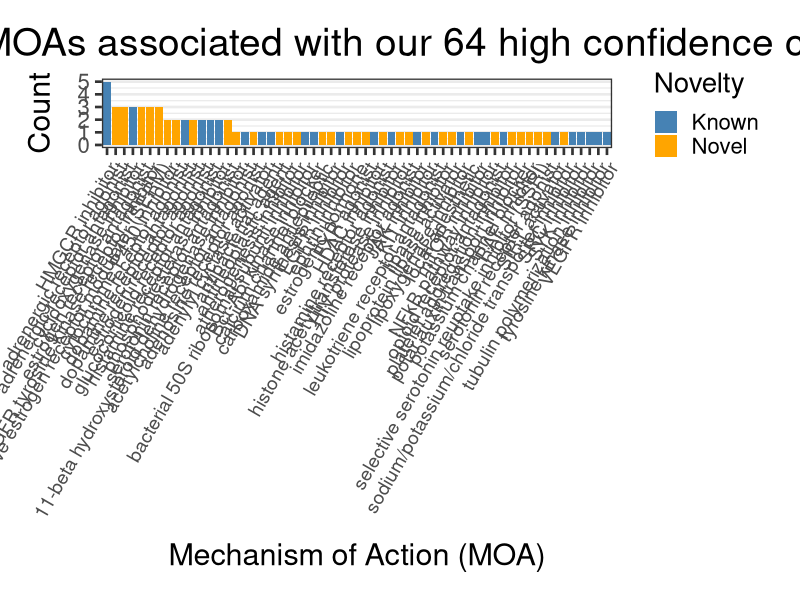

The R script that drew this image:
## ---- chunk 1
library(ggplot2)
library(here)
library(readr)
library(tidyverse)
library(dplyr)
## ---- chunk 2
# moa_novel
moa_novel = read_tsv(here("figures/figureS12/novel_moa_counts_final_predictions.tsv"))
## ---- chunk 3
pdf(here("figures/figureS12/figureS12_moa_frequency.pdf"), width = 20, height = 15)

ggplot(moa_novel, aes(x = reorder(moa, -n_drugs), y = n_drugs, fill = factor(novel))) +
  geom_bar(stat = "identity") +
  labs(
    title = "Frequency of MOAs associated with our 64 high confidence candidates",
    x = "Mechanism of Action (MOA)",
    y = "Count",
    fill = "Novelty"
  ) +
  scale_fill_manual(
    values = c("0" = "steelblue", "1" = "orange"),
    labels = c("0" = "Known", "1" = "Novel")
  ) +
  theme_bw(base_size = 20) +
  theme(
    plot.title = element_text(size = 28, hjust = 0.5),
    axis.title.x = element_text(size = 22, margin = margin(t = 15)),
    axis.title.y = element_text(size = 22, margin = margin(r = 15)),
    axis.text.x = element_text(size = 14, angle = 60, hjust = 1, vjust = 1),
    axis.text.y = element_text(size = 16),
    panel.grid.major.x = element_blank(),
    plot.margin = margin(20, 20, 20, 20)
  )

dev.off()
